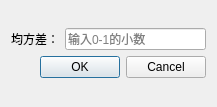
<?xml version="1.0" encoding="UTF-8"?>
<ui version="4.0">
 <class>GaussianDialog</class>
 <widget class="QDialog" name="GaussianDialog">
  <property name="geometry">
   <rect>
    <x>0</x>
    <y>0</y>
    <width>217</width>
    <height>107</height>
   </rect>
  </property>
  <property name="windowTitle">
   <string>Dialog</string>
  </property>
  <layout class="QGridLayout" name="gridLayout">
   <item row="0" column="0">
    <layout class="QVBoxLayout" name="verticalLayout">
     <item>
      <layout class="QHBoxLayout" name="horizontalLayout">
       <item>
        <widget class="QLabel" name="label">
         <property name="text">
          <string>均方差：</string>
         </property>
        </widget>
       </item>
       <item>
        <widget class="QLineEdit" name="lineEditX">
         <property name="placeholderText">
          <string>输入0-1的小数</string>
         </property>
        </widget>
       </item>
      </layout>
     </item>
     <item>
      <widget class="QDialogButtonBox" name="buttonBox">
       <property name="orientation">
        <enum>Qt::Horizontal</enum>
       </property>
       <property name="standardButtons">
        <set>QDialogButtonBox::Cancel|QDialogButtonBox::Ok</set>
       </property>
      </widget>
     </item>
    </layout>
   </item>
  </layout>
 </widget>
 <resources/>
 <connections>
  <connection>
   <sender>buttonBox</sender>
   <signal>accepted()</signal>
   <receiver>GaussianDialog</receiver>
   <slot>accept()</slot>
   <hints>
    <hint type="sourcelabel">
     <x>248</x>
     <y>254</y>
    </hint>
    <hint type="destinationlabel">
     <x>157</x>
     <y>274</y>
    </hint>
   </hints>
  </connection>
  <connection>
   <sender>buttonBox</sender>
   <signal>rejected()</signal>
   <receiver>GaussianDialog</receiver>
   <slot>reject()</slot>
   <hints>
    <hint type="sourcelabel">
     <x>316</x>
     <y>260</y>
    </hint>
    <hint type="destinationlabel">
     <x>286</x>
     <y>274</y>
    </hint>
   </hints>
  </connection>
 </connections>
</ui>
